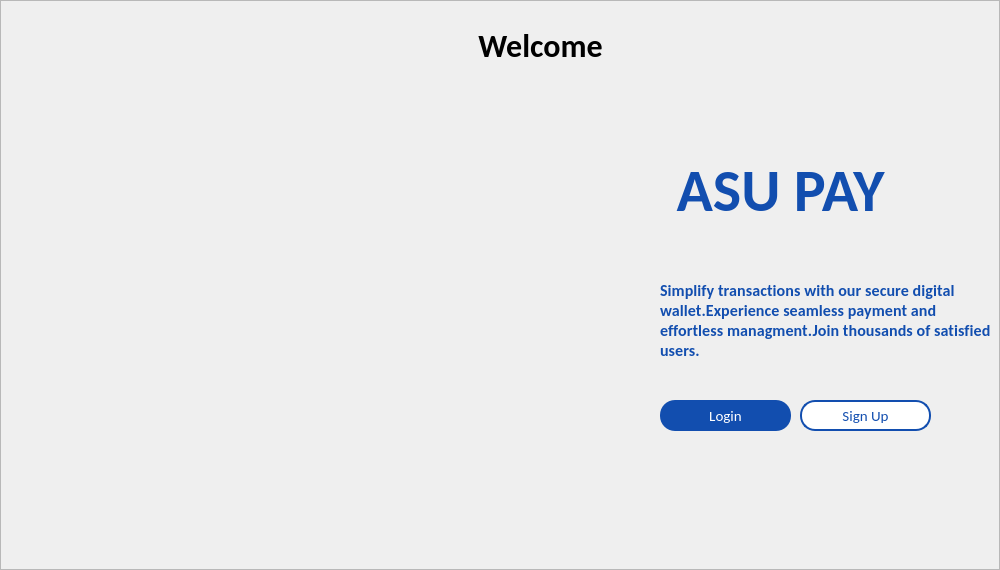
     <widget class="QFrame" name="frameLanding">
      <property name="enabled">
       <bool>true</bool>
      </property>
      <property name="maximumSize">
       <size>
        <width>1000</width>
        <height>600</height>
       </size>
      </property>
      <property name="styleSheet">
       <string notr="true">#btnLogin_1 {

		border:none;
		border-radius: 15px;
		padding: 2px 15px 2px 15px;
		color: white;
background:#124eaf;
}

#btnLogin_1:hover {
border:1.5px solid #124eaf;
background-color: white;
color: #124eaf;
}
#btnSignUp_1 {

		border:1.5px solid #124eaf;
		border-radius: 15px;
		padding: 2px 15px 2px 15px;
		color: #124eaf;
background:white;
}

#btnSignUp_1:hover {
background-color: #124eaf;
color: white;
}</string>
      </property>
      <property name="frameShape">
       <enum>QFrame::StyledPanel</enum>
      </property>
      <property name="frameShadow">
       <enum>QFrame::Raised</enum>
      </property>
      <widget class="QPushButton" name="btnLogin_1">
       <property name="geometry">
        <rect>
         <x>660</x>
         <y>400</y>
         <width>131</width>
         <height>31</height>
        </rect>
       </property>
       <property name="sizePolicy">
        <sizepolicy hsizetype="Minimum" vsizetype="Expanding">
         <horstretch>0</horstretch>
         <verstretch>0</verstretch>
        </sizepolicy>
       </property>
       <property name="font">
        <font>
         <family>Calibri</family>
         <pointsize>11</pointsize>
         <fontweight>DemiBold</fontweight>
        </font>
       </property>
       <property name="toolTip">
        <string>go to login</string>
       </property>
       <property name="autoFillBackground">
        <bool>false</bool>
       </property>
       <property name="styleSheet">
        <string notr="true"/>
       </property>
       <property name="text">
        <string>Login</string>
       </property>
       <property name="checkable">
        <bool>false</bool>
       </property>
      </widget>
      <widget class="QLabel" name="Ewallet">
       <property name="geometry">
        <rect>
         <x>660</x>
         <y>160</y>
         <width>241</width>
         <height>61</height>
        </rect>
       </property>
       <property name="font">
        <font>
         <family>Calibri</family>
         <pointsize>-1</pointsize>
         <italic>false</italic>
         <bold>true</bold>
        </font>
       </property>
       <property name="autoFillBackground">
        <bool>false</bool>
       </property>
       <property name="styleSheet">
        <string notr="true">font-size:60px;
color:#124eaf;
background:transparent;</string>
       </property>
       <property name="text">
        <string>ASU PAY</string>
       </property>
       <property name="textFormat">
        <enum>Qt::MarkdownText</enum>
       </property>
       <property name="alignment">
        <set>Qt::AlignCenter</set>
       </property>
      </widget>
      <widget class="QLabel" name="labelImage_3">
       <property name="geometry">
        <rect>
         <x>20</x>
         <y>70</y>
         <width>631</width>
         <height>491</height>
        </rect>
       </property>
       <property name="contextMenuPolicy">
        <enum>Qt::DefaultContextMenu</enum>
       </property>
       <property name="styleSheet">
        <string notr="true">
border-top-eft-redius: 30px;</string>
       </property>
       <property name="text">
        <string/>
       </property>
       <property name="pixmap">
        <pixmap resource="img.qrc">:/img/Employee-Payroll-App.jpg</pixmap>
       </property>
       <property name="scaledContents">
        <bool>true</bool>
       </property>
      </widget>
      <widget class="QLabel" name="Labelbody">
       <property name="geometry">
        <rect>
         <x>660</x>
         <y>280</y>
         <width>331</width>
         <height>81</height>
        </rect>
       </property>
       <property name="font">
        <font>
         <family>Calibri</family>
         <pointsize>-1</pointsize>
         <bold>true</bold>
        </font>
       </property>
       <property name="autoFillBackground">
        <bool>false</bool>
       </property>
       <property name="styleSheet">
        <string notr="true">font-size:16px;
letter-spacing: 0.1px;
color:#124eaf;
border:none;
background:transparent;</string>
       </property>
       <property name="frameShape">
        <enum>QFrame::Panel</enum>
       </property>
       <property name="lineWidth">
        <number>2</number>
       </property>
       <property name="text">
        <string>Simplify transactions with our secure digital wallet.Experience seamless payment and effortless managment.Join thousands of satisfied  users.</string>
       </property>
       <property name="textFormat">
        <enum>Qt::MarkdownText</enum>
       </property>
       <property name="scaledContents">
        <bool>false</bool>
       </property>
       <property name="alignment">
        <set>Qt::AlignLeading|Qt::AlignLeft|Qt::AlignVCenter</set>
       </property>
       <property name="wordWrap">
        <bool>true</bool>
       </property>
       <property name="indent">
        <number>0</number>
       </property>
       <property name="openExternalLinks">
        <bool>true</bool>
       </property>
       <property name="textInteractionFlags">
        <set>Qt::LinksAccessibleByMouse|Qt::TextSelectableByMouse</set>
       </property>
      </widget>
      <widget class="QPushButton" name="btnSignUp_1">
       <property name="geometry">
        <rect>
         <x>800</x>
         <y>400</y>
         <width>131</width>
         <height>31</height>
        </rect>
       </property>
       <property name="sizePolicy">
        <sizepolicy hsizetype="Minimum" vsizetype="Expanding">
         <horstretch>0</horstretch>
         <verstretch>0</verstretch>
        </sizepolicy>
       </property>
       <property name="font">
        <font>
         <family>Calibri</family>
         <pointsize>11</pointsize>
         <fontweight>DemiBold</fontweight>
        </font>
       </property>
       <property name="toolTip">
        <string>go to sign up</string>
       </property>
       <property name="autoFillBackground">
        <bool>false</bool>
       </property>
       <property name="styleSheet">
        <string notr="true"/>
       </property>
       <property name="text">
        <string>Sign Up</string>
       </property>
       <property name="checkable">
        <bool>false</bool>
       </property>
      </widget>
      <widget class="QLabel" name="Ewallet_2">
       <property name="geometry">
        <rect>
         <x>420</x>
         <y>10</y>
         <width>241</width>
         <height>71</height>
        </rect>
       </property>
       <property name="font">
        <font>
         <family>Calibri</family>
         <pointsize>-1</pointsize>
         <italic>false</italic>
         <bold>true</bold>
        </font>
       </property>
       <property name="autoFillBackground">
        <bool>false</bool>
       </property>
       <property name="styleSheet">
        <string notr="true">font-size:32px;
color:black;
background:transparent;</string>
       </property>
       <property name="text">
        <string>Welcome</string>
       </property>
       <property name="textFormat">
        <enum>Qt::MarkdownText</enum>
       </property>
       <property name="alignment">
        <set>Qt::AlignCenter</set>
       </property>
      </widget>
     </widget>
